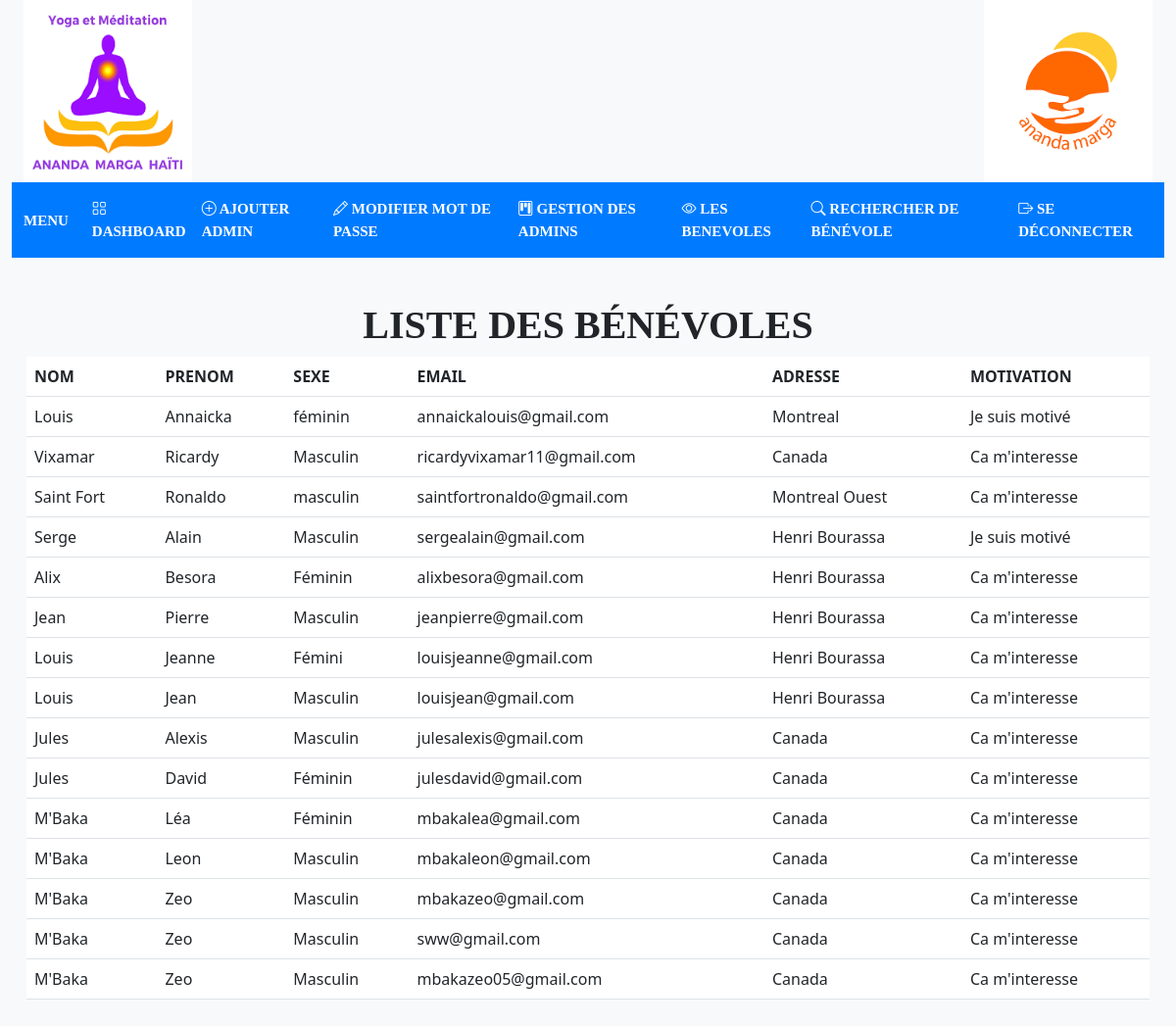
/Liste_benevoles (signed in), run on an earlier commit of the app's database.
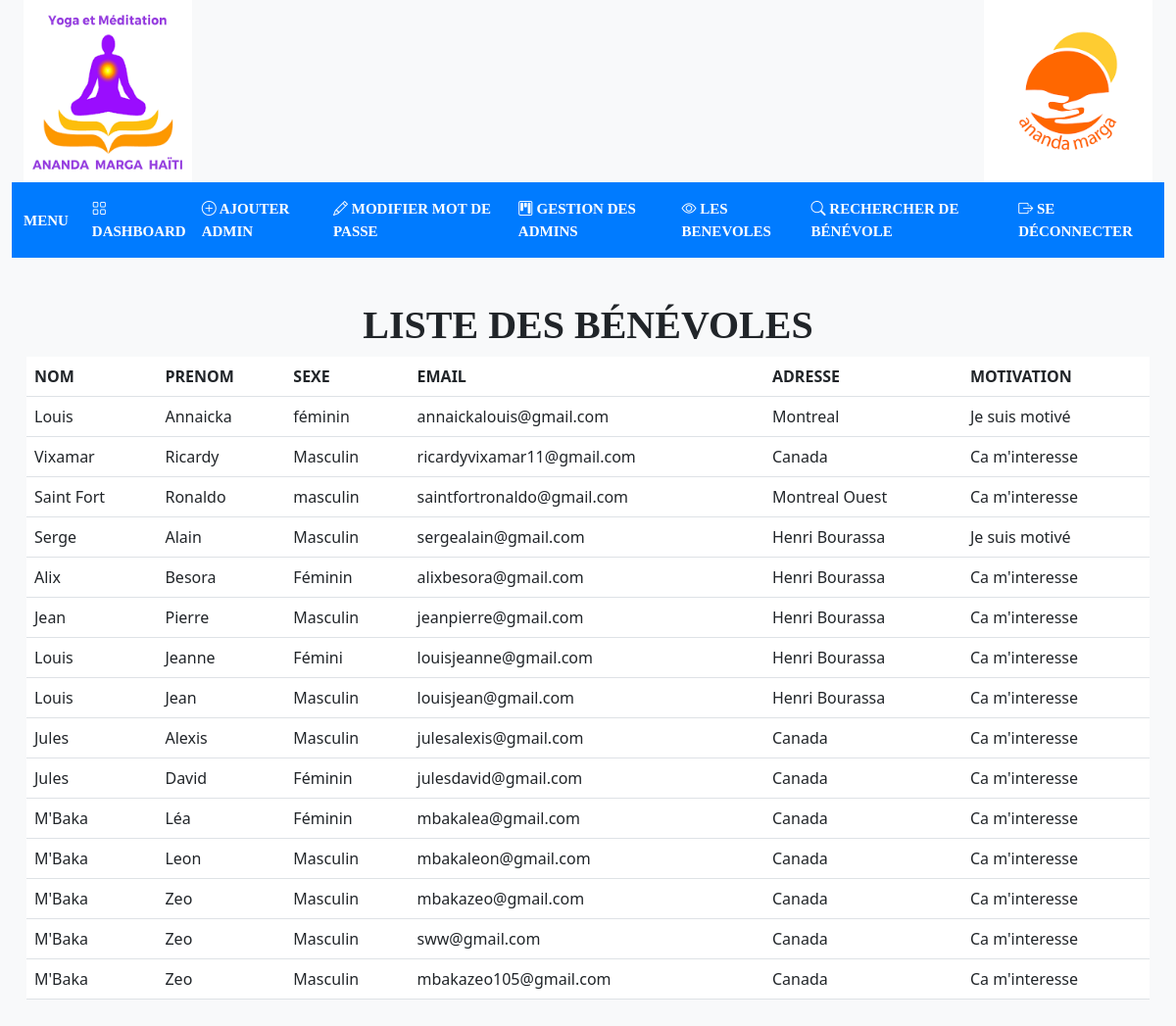
And on a later commit of the database.
### tables this page shows
CREATE TABLE benevol (
    id INTEGER PRIMARY KEY,
    nom TEXT,
    prenom TEXT,
    sexe TEXT,
    email TEXT UNIQUE,
    adresse TEXT,
    motivation TEXT
);

### app.py (the view)
@app.route("/Liste_benevoles")
@connection_requise
def benevole():
    bene = get_benevols()
    return render_template("html/pages/benevole.html", benevols=bene)

### app.py (called while the page is built)
def get_db():
    if not hasattr(g, "_database"):
        g._database = Database()
    return g._database

def connection_requise(f):
    @wraps(f)
    def decorated_function(*args, **kwargs):
        if "courriel" not in session:
            return redirect(url_for("admin")), 302
        return f(*args, **kwargs)
    return decorated_function

def get_benevols():
    return get_db().get_benevols()

### database.py (called while the page is built)
    def get_connection(self):
        if self.connection is None:
            self.connection = sqlite3.connect("db/db.db")
        return self.connection

    def get_benevols(self):
        cursor = self.get_connection().cursor()
        cursor.execute(
            "SELECT nom,prenom,sexe,email,adresse, motivation FROM benevol"
        )
        rows = cursor.fetchall()
        return rows

### templates/html/pages/benevole.html
{% extends "html/base/backend.html" %}
{% block content %}
    <div class="conteneur">
    <h1>LISTE DES BÉNÉVOLES</h1>
    <table class="table">
    <thead>
        <tr>
            <th scope="col">NOM</th>
            <th scope="col">PRENOM</th>
            <th scope="col">SEXE</th>
            <th scope="col">EMAIL</th>
            <th scope="col">ADRESSE</th>
            <th scope="col">MOTIVATION</th>
        </tr>
    </thead>
    <tbody>
    {% for benevol in benevols %}
        <tr>
            <td>{{ benevol[0] }}</td>
            <td>{{ benevol[1] }}</td>
            <td>{{ benevol[2] }}</td>
            <td>{{ benevol[3] }}</td>
            <td>{{ benevol[4] }}</td>
            <td>{{ benevol[5] }}</td>
        </tr>
    {% endfor %}
    </tbody>
</table>
    </div>
{% endblock %}

### templates/html/base/backend.html (shortened to what this page needs)
<!DOCTYPE html>
<html lang="fr">
<head>
    <link rel="stylesheet" href="{{ url_for('static', filename='bootstrap/bootstrap.min.css') }}">
    <link rel="stylesheet" href="{{ url_for('static', filename='bootstrap/bootstrap-icons.min.css') }}">
    <link href="https://cdnjs.cloudflare.com/ajax/libs/bootstrap-icons/1.5.0/font/bootstrap-icons.css" rel="stylesheet">
    <link href="https://cdnjs.cloudflare.com/ajax/libs/font-awesome/5.15.1/css/all.min.css" rel="stylesheet">
    <link href="https://cdn.jsdelivr.net/npm/bootstrap@5.3.0/dist/css/bootstrap.min.css" rel="stylesheet">
    <link rel="stylesheet" href="{{ url_for('static', filename='css/style.css') }}">
    <link rel="stylesheet" href="{{ url_for('static', filename='css/navHor.css') }}">
    <link rel="stylesheet" href="{{ url_for('static', filename='css/api.css') }}">
</head>
<body>
<div class="container-fluid">
{% include 'html/head/navHor.html' %}
{% block content %}
{% endblock %}
</div>
</body>
</html>

### templates/html/head/navHor.html (shortened to what this page needs)
<div class="container-fluid">
    <div class="row">
        <img src="{{ url_for('static', filename='Images/ananda.png') }}" class="col-md-2 col-lg-2 col-xs-2 col-sm-2"
             alt="...">
         <h1 class=" col-md-8 col-lg-8 col-xs-8 col-sm-8">
        </h1>
        <img src="{{ url_for('static', filename='Images/5.png') }}" class="col-md-2 col-lg-2 col-xs-2 col-sm-2"
             alt="...">
    </div>
</div>
<nav class="navbar navbar-expand-lg">
    <div class="container-fluid">
        <a class="navbar-brand" href="{{ url_for ('dashboard') }}">MENU</a>
        <div class="collapse navbar-collapse" id="navbarSupportedContent">
            <ul class="navbar-nav me-auto mb-2 mb-lg-0">
                <li class="nav-item">
                    <a class="nav-link" href="{{ url_for ('dashboard') }}"><i class="bi bi-grid"></i>  DASHBOARD</a>
                </li>
                <li class="nav-item">
                    <a class="nav-link" href="{{ url_for ('ajout') }}"><i class="bi bi-plus-circle"></i>  AJOUTER ADMIN</a>
                </li>
                <li class="nav-item">
                    <a class="nav-link" href="{{ url_for ('modpass') }}"><i class="bi bi-pencil"></i>  MODIFIER MOT DE PASSE</a>
                </li>
                <li class="nav-item">
                    <a class="nav-link" href="{{ url_for ('gestion') }}"><i class="bi bi-kanban"></i>  GESTION DES ADMINS</a>
                </li>
                <li class="nav-item">
                    <a class="nav-link" href="{{ url_for ('benevole') }}"><i class="bi bi-eye"></i>  LES BENEVOLES</a>
                </li>
                 <li class="nav-item">
                    <a class="nav-link" href="{{ url_for ('recherche') }}"><i class="bi bi-search"></i>  RECHERCHER DE BÉNÉVOLE</a>
                </li>
                 <li class="nav-item">
                    <a class="nav-link" href="{{ url_for('logout') }}"><i class="bi bi-box-arrow-right"></i>  Se déconnecter</a>
                </li>
            </ul>
        </div>
    </div>
</nav>

### static/css/style.css (style rules this page uses)
html, body { min-height: 100vh !important; margin: 0; display: flex; flex-direction: column; background-color: #f8f9fa; }
.container-fluid { flex: 1; }
.conteneur { overflow: hidden; border: 0 solid; margin: 15px; }

### static/css/navHor.css (style rules this page uses)
h1 { padding-top: 30px; font-size: 25px; text-align: center; font-family: 'Times New Roman', Times, serif; font-weight: bold; }
.navbar { width: 100%; background-color: #007bff; }
.bi { align-items: center; gap: 30px; color: #fff; }
.navbar a { text-transform: uppercase; font-size: 15px; font-weight: bold; font-family: 'Times New Roman', Times, serif; color:#fff; }
body { background-color: #f8f9fa; }

### static/css/api.css (style rules this page uses)
body { background-color: #f8f9fa; }
h1 { font-size: 2.5rem; font-weight: 700; }

What changed in the data, as far as the page shows it:
changed benevol: email "mbakazeo05@gmail.com" → "mbakazeo105@gmail.com"
